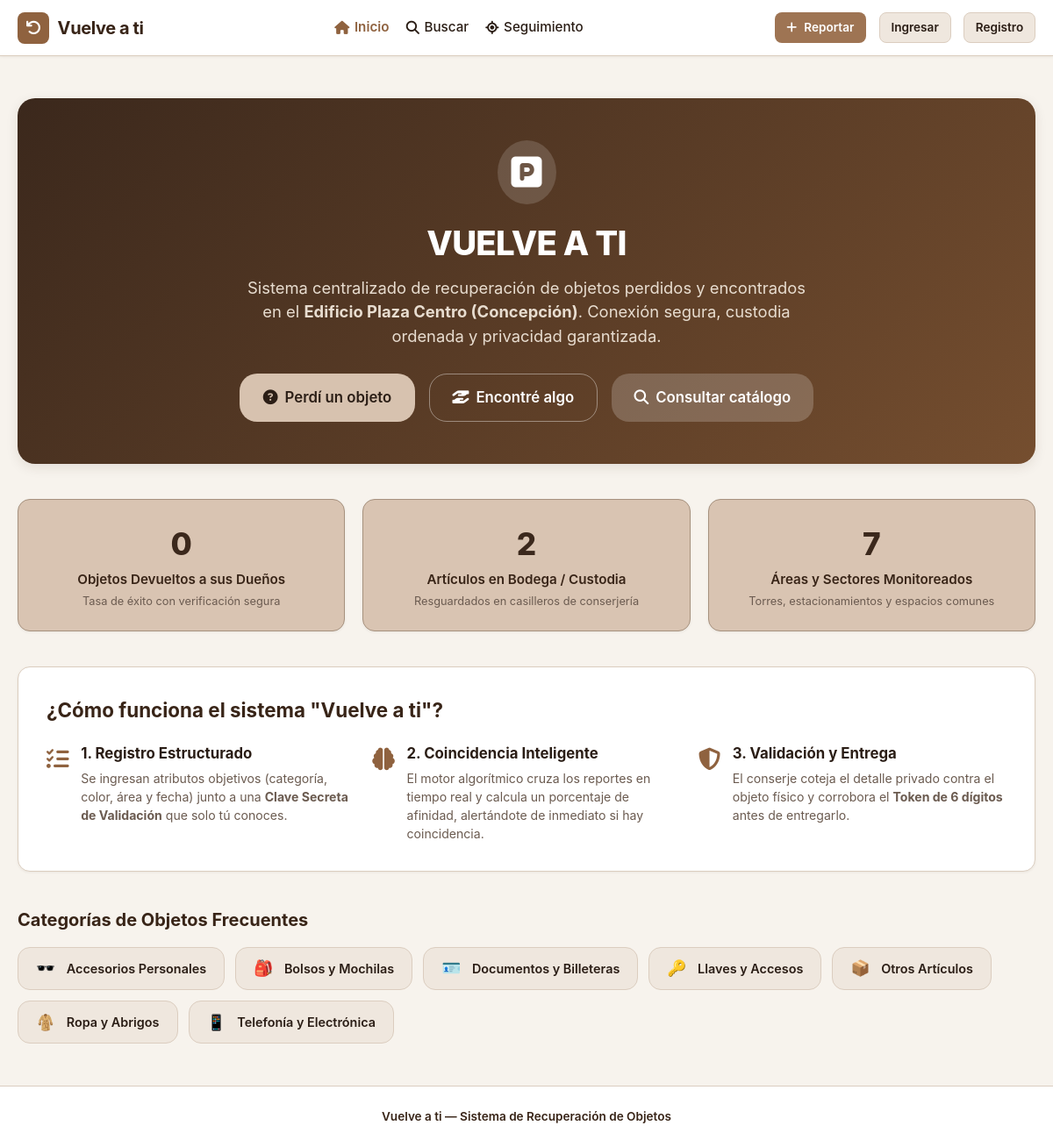
The page / on the database its author committed.
### recuperacion/models.py (models this page shows, shortened)
class CategoriaObjeto(models.Model):
    nombre = models.CharField(max_length=80, unique=True)
    icono = models.CharField(
        max_length=40,
        default='fa-box',
        help_text="Clase FontAwesome o emoji de representación (ej: 🔑, 📱, 🧥)"
    )
    descripcion = models.CharField(max_length=200, blank=True)
    class Meta:
        verbose_name = "Categoría de Objeto"
        verbose_name_plural = "Categorías de Objetos"
        ordering = ['nombre']

### recuperacion/views.py (the view)
# urls.py: path('', views.home, name='home'),
def home(request):
    total_recuperados = Objeto.objects.filter(estado='entregado').count()
    total_custodia = Objeto.objects.filter(tipo_registro='encontrado', estado__in=['registrado', 'en_verificacion']).count()
    total_recintos = Recinto.objects.filter(activo=True).count()
    categorias = CategoriaObjeto.objects.all()
    return render(request, 'recuperacion/home.html', {
        'total_recuperados': total_recuperados,
        'total_custodia': total_custodia,
        'total_recintos': total_recintos,
        'categorias': categorias,
    })

### recuperacion/context_processors.py (called while the page is built)
def notificaciones_context(request):
    if request.user.is_authenticated:
        no_leidas = Notificacion.objects.filter(usuario=request.user, leida=False).order_by('-fecha_creacion')
        return {
            'notificaciones_no_leidas': no_leidas[:5],
            'conteo_notificaciones': no_leidas.count(),
        }
    return {
        'notificaciones_no_leidas': [],
        'conteo_notificaciones': 0,
    }

### templates/recuperacion/home.html (shortened to what this page needs)
{% extends 'base.html' %}
{% load static %}
{% block content %}
<div style="display: flex; flex-direction: column; gap: 2.5rem; margin-top: 1rem;">
  <div style="background: linear-gradient(135deg, #3B281C 0%, #754E2F 100%); color: #FFF; border-radius: var(--radius-lg); padding: 3rem 2rem; box-shadow: var(--shadow-md); text-align: center;">
    <div style="display: inline-block; background: rgba(255,255,255,0.15); border-radius: 50%; padding: 1rem; margin-bottom: 1rem;">
      <i class="fa-solid fa-parking" style="font-size: 2.5rem;"></i>
    </div>
    <h1 style="font-size: 2.4rem; font-weight: 800; letter-spacing: -0.02em; margin-bottom: 0.5rem;">
      VUELVE A TI
    </h1>
    <p style="font-size: 1.15rem; color: #E8DDD0; max-width: 650px; margin: 0 auto 1.8rem auto;">
      Sistema centralizado de recuperación de objetos perdidos y encontrados en el <strong>Edificio Plaza Centro (Concepción)</strong>. Conexión segura, custodia ordenada y privacidad garantizada.
    </p>
    <div style="display: flex; justify-content: center; gap: 1rem; flex-wrap: wrap;">
      <a href="{% url 'reportar_perdido' %}" class="btn btn-primary btn-lg" style="background-color: #D7C2AF; color: #2B1E16;">
        <i class="fa-solid fa-circle-question"></i> Perdí un objeto
      </a>
      <a href="{% url 'reportar_hallazgo' %}" class="btn btn-secondary btn-lg" style="background-color: transparent; color: #FFF; border-color: rgba(255,255,255,0.4);">
        <i class="fa-solid fa-hand-holding-hand"></i> Encontré algo
      </a>
      <a href="{% url 'buscar_objetos' %}" class="btn btn-secondary btn-lg" style="background-color: rgba(255,255,255,0.2); color: #FFF; border: none;">
        <i class="fa-solid fa-magnifying-glass"></i> Consultar catálogo
      </a>
    </div>
  </div>
  <div class="grid-3">
    <div class="card card-beige" style="text-align: center;">
      <div style="font-size: 2.2rem; font-weight: 800; color: #3B281C;">{{ total_recuperados }}</div>
      <div style="font-weight: 600; font-size: 0.95rem; margin-top: 0.2rem;">Objetos Devueltos a sus Dueños</div>
      <div style="font-size: 0.8rem; color: var(--color-text-muted); margin-top: 0.2rem;">Tasa de éxito con verificación segura</div>
    </div>
    <div class="card card-beige" style="text-align: center;">
      <div style="font-size: 2.2rem; font-weight: 800; color: #3B281C;">{{ total_custodia }}</div>
      <div style="font-weight: 600; font-size: 0.95rem; margin-top: 0.2rem;">Artículos en Bodega / Custodia</div>
      <div style="font-size: 0.8rem; color: var(--color-text-muted); margin-top: 0.2rem;">Resguardados en casilleros de conserjería</div>
    </div>
    <div class="card card-beige" style="text-align: center;">
      <div style="font-size: 2.2rem; font-weight: 800; color: #3B281C;">{{ total_recintos }}</div>
      <div style="font-weight: 600; font-size: 0.95rem; margin-top: 0.2rem;">Áreas y Sectores Monitoreados</div>
      <div style="font-size: 0.8rem; color: var(--color-text-muted); margin-top: 0.2rem;">Torres, estacionamientos y espacios comunes</div>
    </div>
  </div>
  <div class="card" style="padding: 2rem;">
    <h2 style="font-size: 1.4rem; color: var(--color-primary-dark); margin-bottom: 1.25rem;">
      ¿Cómo funciona el sistema "Vuelve a ti"?
    </h2>
    <div class="grid-3">
      <div style="display: flex; gap: 0.85rem;">
        <div style="font-size: 1.6rem; color: var(--color-primary);">
          <i class="fa-solid fa-list-check"></i>
        </div>
        <div>
          <h4 style="font-size: 1.05rem; margin-bottom: 0.3rem;">1. Registro Estructurado</h4>
          <p style="font-size: 0.88rem; color: var(--color-text-muted);">
            Se ingresan atributos objetivos (categoría, color, área y fecha) junto a una <strong>Clave Secreta de Validación</strong> que solo tú conoces.
          </p>
        </div>
      </div>
      <div style="display: flex; gap: 0.85rem;">
        <div style="font-size: 1.6rem; color: var(--color-primary);">
          <i class="fa-solid fa-brain"></i>
        </div>
        <div>
          <h4 style="font-size: 1.05rem; margin-bottom: 0.3rem;">2. Coincidencia Inteligente</h4>
          <p style="font-size: 0.88rem; color: var(--color-text-muted);">
            El motor algorítmico cruza los reportes en tiempo real y calcula un porcentaje de afinidad, alertándote de inmediato si hay coincidencia.
          </p>
        </div>
      </div>
      <div style="display: flex; gap: 0.85rem;">
        <div style="font-size: 1.6rem; color: var(--color-primary);">
          <i class="fa-solid fa-shield-halved"></i>
        </div>
        <div>
          <h4 style="font-size: 1.05rem; margin-bottom: 0.3rem;">3. Validación y Entrega</h4>
          <p style="font-size: 0.88rem; color: var(--color-text-muted);">
            El conserje coteja el detalle privado contra el objeto físico y corrobora el <strong>Token de 6 dígitos</strong> antes de entregarlo.
          </p>
        </div>
      </div>
    </div>
  </div>
  <div>
    <h3 style="font-size: 1.25rem; color: var(--color-primary-dark); margin-bottom: 1rem;">
      Categorías de Objetos Frecuentes
    </h3>
    <div style="display: flex; flex-wrap: wrap; gap: 0.75rem;">
      {% for cat in categorias %}
        <a href="{% url 'buscar_objetos' %}?categoria={{ cat.id }}" class="btn btn-secondary" style="font-size: 0.9rem;">
          <span style="font-size: 1.1rem; margin-right: 0.3rem;">{{ cat.icono }}</span>
          {{ cat.nombre }}
        </a>
      {% endfor %}
    </div>
  </div>
</div>
{% endblock %}

### templates/base.html (shortened to what this page needs)
{% load static %}
<!DOCTYPE html>
<html lang="es">
<head>
  <link rel="stylesheet" href="https://cdnjs.cloudflare.com/ajax/libs/font-awesome/6.4.0/css/all.min.css">
  <link rel="stylesheet" href="{% static 'css/styles.css' %}">
</head>
<body>
  <nav class="navbar">
    <div class="container nav-container">
      <a href="{% url 'home' %}" class="nav-brand">
        <div class="brand-icon">
          <i class="fa-solid fa-arrow-rotate-left"></i>
        </div>
        <span>Vuelve a ti</span>
      </a>
      <ul class="nav-links">
        <li>
          <a href="{% url 'home' %}" class="nav-link {% if request.resolver_match.url_name == 'home' %}active{% endif %}">
            <i class="fa-solid fa-house"></i> Inicio
          </a>
        </li>
        <li>
          <a href="{% url 'buscar_objetos' %}" class="nav-link {% if request.resolver_match.url_name == 'buscar_objetos' %}active{% endif %}">
            <i class="fa-solid fa-magnifying-glass"></i> Buscar
          </a>
        </li>
        <li>
          <a href="{% url 'consultar_seguimiento' %}" class="nav-link {% if request.resolver_match.url_name == 'consultar_seguimiento' %}active{% endif %}">
            <i class="fa-solid fa-location-crosshairs"></i> Seguimiento
          </a>
        </li>
      </ul>
      <div style="display: flex; align-items: center; gap: 0.9rem;">
        {% if user.is_authenticated %}
          <div style="position: relative;" id="dropdown-notificaciones-container">
            <a href="{% url 'coincidencias_lista' %}" class="btn btn-secondary btn-sm" style="position: relative;" title="Notificaciones">
              <i class="fa-regular fa-bell"></i>
              {% if conteo_notificaciones > 0 %}
                <span id="badge-notificaciones-count" class="badge" style="background: #E02424; color: #FFF; position: absolute; top: -6px; right: -6px; font-size: 0.65rem; padding: 2px 5px;">
                  {{ conteo_notificaciones }}
                </span>
              {% endif %}
            </a>
          </div>
          <span class="badge {% if user.rol == 'admin' %}badge-perdido{% elif user.rol == 'conserje' %}badge-en_verificacion{% else %}badge-registrado{% endif %}">
            <i class="fa-solid fa-user me-1"></i> {{ user.first_name|default:user.username }}
          </span>
          <a href="{% url 'logout' %}" class="btn btn-secondary btn-sm" title="Cerrar sesión">
            <i class="fa-solid fa-right-from-bracket"></i> Salir
          </a>
        {% else %}
          <a href="{% url 'reportar_perdido' %}" class="btn btn-primary btn-sm" title="Reportar objeto sin cuenta">
            <i class="fa-solid fa-plus"></i> Reportar
          </a>
          <a href="{% url 'login' %}" class="btn btn-secondary btn-sm">Ingresar</a>
          <a href="{% url 'registro' %}" class="btn btn-secondary btn-sm">Registro</a>
        {% endif %}
      </div>
    </div>
  </nav>
  <main class="container" style="padding-top: 1rem; padding-bottom: 3rem; flex: 1;">
    {% block content %}{% endblock %}
  </main>
  <footer>
    <div class="container">
      <p style="font-weight: 600; color: var(--color-primary-dark); margin: 0;">
        Vuelve a ti — Sistema de Recuperación de Objetos
      </p>
    </div>
  </footer>
</body>
</html>

### static/css/styles.css (style rules this page uses)
:root { --color-bg: #F7F3ED; --color-surface: #FFFFFF; --color-surface-soft: #EFE7DE; --color-card-beige: #D9C4B2; --color-card-brown: #9E7453; --color-primary: #8F623F; --color-primary-hover: #754E2F; --color-primary-dark: #382417; --color-text-main: #2A1D15; --color-text-muted: #6B5B50; --color-border: #DBCDBF; --color-border-dark: #A6917E; --color-success: #15803D; --color-warning: #B45309; --color-danger: #B91C1C; --color-info: #0284C7; --radius-sm: 8px; --radius-md: 14px; --radius-lg: 20px; --radius-pill: 9999px; --shadow-sm: 0 1px 3px rgba(56, 36, 23, 0.07); --shadow-md: 0 4px 14px rgba(56, 36, 23, 0.1); --shadow-lg: 0 10px 25px rgba(56, 36, 23, 0.15); }
* { box-sizing: border-box; margin: 0; padding: 0; }
body { font-family: -apple-system, BlinkMacSystemFont, "Segoe UI", Roboto, Helvetica, Arial, sans-serif; background-color: var(--color-bg); color: var(--color-text-main); line-height: 1.5; min-height: 100vh; display: flex; flex-direction: column; }
.container { width: 100%; max-width: 1200px; margin: 0 auto; padding: 0 1.25rem; }
.navbar { background-color: var(--color-surface); border-bottom: 1px solid var(--color-border); padding: 0.85rem 0; position: sticky; top: 0; z-index: 50; box-shadow: var(--shadow-sm); }
.navbar .nav-container { display: flex; align-items: center; justify-content: space-between; }
.nav-brand { display: flex; align-items: center; gap: 0.6rem; text-decoration: none; color: var(--color-primary-dark); font-weight: 700; font-size: 1.25rem; letter-spacing: -0.02em; }
.brand-icon { width: 36px; height: 36px; background: var(--color-primary); color: #FFF; border-radius: var(--radius-sm); display: flex; align-items: center; justify-content: center; font-size: 1.1rem; }
.nav-links { display: flex; align-items: center; gap: 1.2rem; list-style: none; }
.nav-link { text-decoration: none; color: var(--color-text-main); font-weight: 500; font-size: 0.95rem; transition: color 0.2s; display: flex; align-items: center; gap: 0.35rem; }
.nav-link.active { color: var(--color-primary); font-weight: 600; }
.btn { display: inline-flex; align-items: center; justify-content: center; gap: 0.5rem; padding: 0.65rem 1.25rem; font-size: 0.95rem; font-weight: 600; border-radius: var(--radius-md); border: 1px solid transparent; cursor: pointer; text-decoration: none; transition: all 0.2s ease; }
.btn-primary { background-color: var(--color-card-brown); color: #FFF; }
.btn-secondary { background-color: var(--color-surface-soft); color: var(--color-text-main); border-color: var(--color-border); }
.btn-sm { padding: 0.4rem 0.8rem; font-size: 0.85rem; border-radius: var(--radius-sm); }
.btn-lg { padding: 0.85rem 1.6rem; font-size: 1.05rem; border-radius: var(--radius-lg); }
.card { background-color: var(--color-surface); border: 1px solid var(--color-border); border-radius: var(--radius-md); padding: 1.5rem; box-shadow: var(--shadow-sm); }
.card-beige { background-color: var(--color-card-beige); border: 1px solid var(--color-border-dark); color: var(--color-primary-dark); }
.grid-3 { display: grid; grid-template-columns: repeat(3, 1fr); gap: 1.25rem; }
footer { margin-top: auto; background-color: var(--color-surface); border-top: 1px solid var(--color-border); padding: 1.5rem 0; text-align: center; font-size: 0.85rem; color: var(--color-text-muted); }

### rows shown on the page
CategoriaObjeto: icono "🕶️", nombre "Accesorios Personales"
CategoriaObjeto: icono "🎒", nombre "Bolsos y Mochilas"
CategoriaObjeto: icono "🪪", nombre "Documentos y Billeteras"
CategoriaObjeto: icono "🔑", nombre "Llaves y Accesos"
CategoriaObjeto: icono "📦", nombre "Otros Artículos"
CategoriaObjeto: icono "🧥", nombre "Ropa y Abrigos"
CategoriaObjeto: icono "📱", nombre "Telefonía y Electrónica"

### other values the page prints
{{ total_recuperados }} "0"
{{ total_custodia }} "2"
{{ total_recintos }} "7"
